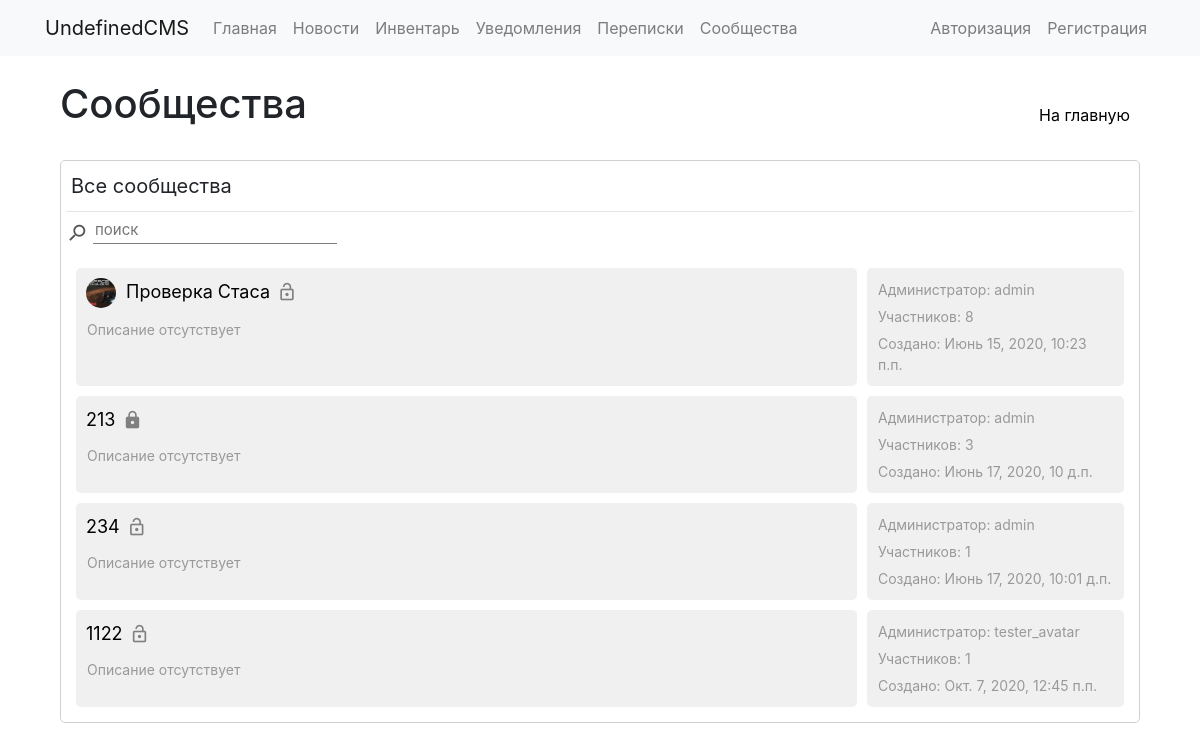
The page /groups/ on the database as committed earlier.
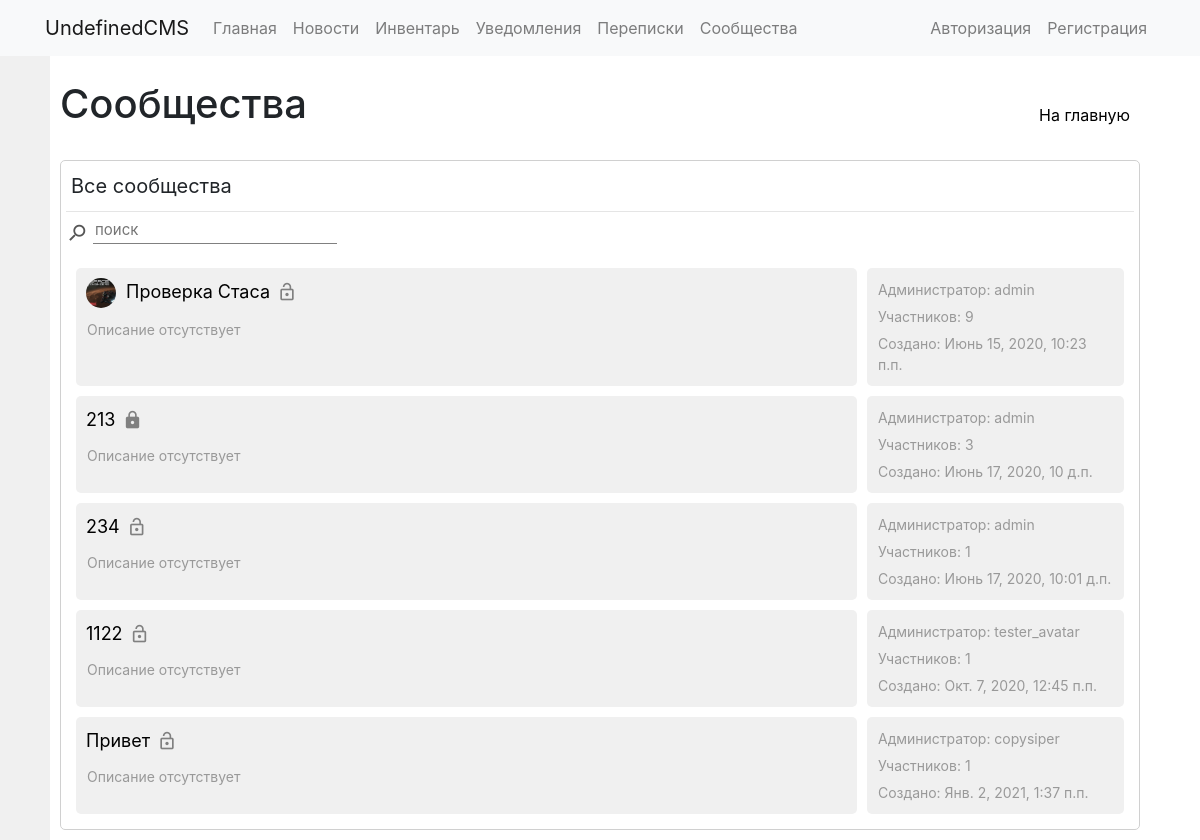
The same page on the database as committed later.
### communities/models.py (models this page shows, shortened)
class Group(models.Model):
	groupname = models.CharField(max_length=40)
	image = models.ImageField(upload_to='groups/groupimages', default=False)
	slug = models.SlugField(max_length=40, unique=True)
	description = models.TextField(blank=True)
	public = models.BooleanField(default=True)
	allowarticles = models.IntegerField(default=2)
	pubdate = models.DateTimeField('date published', default=datetime.now)
	admin = models.ForeignKey(User, on_delete=models.CASCADE, null=True, blank=True, related_name='groups_admins')
	editors = models.ManyToManyField(User, blank=True, related_name='groups_editors')
	subscribers = models.ManyToManyField(User, blank=True, related_name='groups_subs')
	subrequests = models.ManyToManyField(User, blank=True, related_name='groups_requests')
	banned = models.ManyToManyField(User, blank=True, related_name='groups_banned')
	rating = models.FloatField(null=True, blank=True, default=0)
	def __str__(self):
		return self.groupname

### communities/views.py (the view)
# urls.py: 2. Add a URL to urlpatterns:  path('', views.home, name='home')
def home(request):
    groups = Group.objects.annotate(members=models.Count('subscribers') + models.Count('editors')).order_by('-members')
    context = {'groups': groups}
    return render(request, 'communities/base.html', context)

### communities/templates/communities/base.html (shortened to what this page needs)
{% extends "base_general.html" %}
{% load static %}
{% block links %}
  <link rel="stylesheet" href="{% static 'communities/css/style.css' %}"/>
{% endblock %}
{% block content %}
  <div class="inline-wrapper">
    <h1>Сообщества</h1>
    <a class="button1" href="../">На главную</a>
  </div>
  <br>
  <div class="plate">
    <div class="inline-wrapper" id="table_buttons">
      {% if request.user.is_authenticated %}
        <div class="button0 button0-active" onclick="showgroups('groups_list', this)">Все сообщества</div>
        <div class="button0" onclick="showgroups('admin_groups_list', this)">Вы администратор {{ request.user.groups_admins.count }}</div>
        <div class="button0" onclick="showgroups('subs_groups_list', this)">Вы подписаны {{ request.user.groups_subs.count }}</div>
        <div class="button0" onclick="showgroups('editors_groups_list', this)">Вы редактор {{ request.user.groups_editors.count }}</div>
        <div class="button0" onclick="showgroups('banned_groups_list', this)">Вы заблокированы {{ request.user.groups_banned.count }}</div>
        <div class="button0" onclick="showgroups('requests_groups_list', this)">Заявки {{ request.user.groups_requests.count }}</div>
      {% else %}
        <div class="text1">Все сообщества</div>
      {% endif %}
    </div>
    <hr>
    <div class="inline-wrapper">
      <div class="inline-wrapper">
        <i class="material-icons icon2 flip-vertical" style="margin-top: 5px; margin-right: 5px;">search</i>
        <input id="main_groups_search" class="input2" type="text" placeholder="поиск" onkeyup="searchlist('groups_list', this.value)">
      </div>
    </div>
    <br>
    <div id='groups_list' class="main_groups_list" style="margin-right: 10px; margin-left: 10px;">
      {% for group in groups %}
        <div class="inline-wrapper" name='{{ group }}'>
          <div class="solid" style="width: calc(75% - 5px);">
            <div class="inline-wrapper">
              <div class="inline-wrapper">
                <img class="small-img" src="{{ group.image.url }}" alt="" onerror="this.remove()">
                <div class="text2-1"><a class="link1" href="{{ group.slug }}">{{ group }}</a></div>
                {% if group.public %}
                  <i class="material-icons icon3-1" title="открытое сообщество">lock_open</i>
                {% else %}
                  <i class="material-icons icon3-1" title="закрытое сообщество">lock</i>
                {% endif %}
              </div>
            </div>
            {% if group.description %}
              <div class="text3">{{ group.description }}</div>
            {% else %}
              <div class="text3">Описание отсутствует</div>
            {% endif %}
          </div>
          <div class="solid" style="width: calc(25% - 5px);">
            <div class="text3">Администратор: {{ group.admin }}</div>
            <div class="text3">Участников: {{ group.subscribers.count|add:group.editors.count|add:1 }}</div>
            <div class="text3">Создано: {{ group.pubdate }}</div>
          </div>
        </div>
      {% empty %}
        <div class="text2">Здесь ничего нет</div>
      {% endfor %}
    </div>
  </div>
{% endblock %}

Rows that differ between the two databases and show on the page:
computed for Group "Проверка Стаса": subscribers.count|add "8" → "9"
added Group: groupname "Привет", public True (drawn), description "Описание отсутствует", admin "copysiper", subscribers.count|add "1", pubdate "Янв. 2, 2021, 1:37 п.п."
